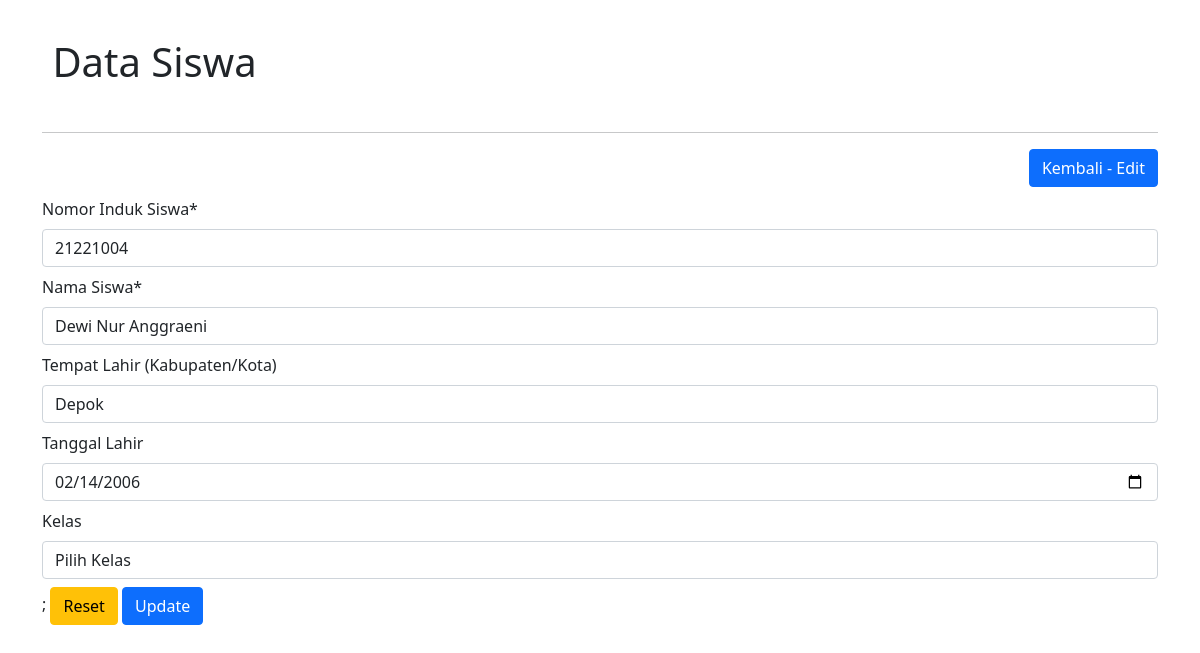
Page /siswa/edit.php?id=23 on the committed database.
### tables this page shows
CREATE TABLE `siswa` (
  `id` int(5) NOT NULL,
  `nis` varchar(16) DEFAULT NULL,
  `nama` varchar(75) DEFAULT NULL,
  `tempat_lahir` varchar(50) DEFAULT NULL,
  `tanggal_lahir` date DEFAULT NULL,
  `kelas_id` int(5) NOT NULL
);

### siswa/edit.php (the view, shortened to what this page needs)
<!DOCTYPE html>
<html lang="en">
<head>
    <link href="https://cdn.jsdelivr.net/npm/bootstrap@5.1.3/dist/css/bootstrap.min.css" rel="stylesheet">
</head>
<body>
    <div class="container mt-3">
        <div class="row">
            <div class="col-md-12">
                <h1>
                    Data Siswa
                </h1>
                <hr>
                <a href="index.php" class="btn btn-primary" style="float: right;">Kembali - Edit</a><br></br>
            </div>
            <?php
                require_once('../config.php');
                $id = $_GET['id'];
                $sql = "SELECT * FROM siswa WHERE id='$id'";
                $result = mysqli_query($config, $sql);
                $r = mysqli_fetch_assoc($result);
            ?>
            <form action="update.php" method="post">
                <div class="mb-2">
                    <label for="nis" class="form-label">Nomor Induk Siswa*</label>
                    <input type="number" name="nis" value="<?= $r['nis']; ?>" class="form-control" required>
                </div>
                <div class="mb-2">
                    <label for="nama" class="form-label">Nama Siswa*</label>
                    <input type="text" name="nama" value="<?= $r['nama']; ?>" class="form-control" required>
                </div>
                <div class="mb-2">
                    <label for="tempat_lahir" class="form-label">Tempat Lahir (Kabupaten/Kota)</label>
                    <input type="text" name="tempat_lahir" value="<?= $r['tempat_lahir']; ?>" class="form-control" required autofocus>
                </div>
                <div class="mb-2">
                    <label for="tanggal_lahir" class="form-label">Tanggal Lahir</label>
                    <input type="date" name="tanggal_lahir" value="<?= $r['tanggal_lahir']; ?>" class="form-control">
                </div>
                <div class="mb-2">
                    <label for="kelas_id" class="form-label">Kelas</label>
                    <select name="kelas_id" required class="form-control">
                        <option value="">Pilih Kelas</option>
                    </select>
                </div>
                <div>
                    <input type="hidden" name="id" value="<?=$r['id']; ?>">;
                    <input type="reset" class= "btn btn-md btn-warning">
                    <button type="submit" name="update" class= "btn btn-md btn-primary">Update</button>
                </div>
            </form>
        </div>
    </div>
</body>
</html>

### rows in the picture
siswa: nis "21221004", nama "Dewi Nur Anggraeni", tempat_lahir "Depok", tanggal_lahir "02/14/2006"
